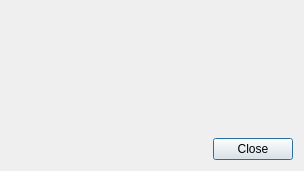
<?xml version="1.0" encoding="UTF-8"?>
<ui version="4.0">
 <class>FeedbackDialog</class>
 <widget class="QDialog" name="feedbackDialog">
  <property name="geometry">
   <rect>
    <x>0</x>
    <y>0</y>
    <width>304</width>
    <height>171</height>
   </rect>
  </property>
  <property name="windowTitle">
   <string>Bitcoin Notifications</string>
  </property>
  <layout class="QVBoxLayout" name="verticalLayout">
   <property name="leftMargin">
    <number>0</number>
   </property>
   <property name="topMargin">
    <number>0</number>
   </property>
   <item>
    <widget class="QTabWidget" name="tabWidget">
     <property name="tabPosition">
      <enum>QTabWidget::West</enum>
     </property>
     <property name="tabShape">
      <enum>QTabWidget::Rounded</enum>
     </property>
     <property name="currentIndex">
      <number>-1</number>
     </property>
     <property name="usesScrollButtons">
      <bool>false</bool>
     </property>
     <property name="documentMode">
      <bool>true</bool>
     </property>
     <property name="movable">
      <bool>true</bool>
     </property>
    </widget>
   </item>
   <item>
    <widget class="QDialogButtonBox" name="closeButtonBox">
     <property name="orientation">
      <enum>Qt::Horizontal</enum>
     </property>
     <property name="standardButtons">
      <set>QDialogButtonBox::Close</set>
     </property>
     <property name="centerButtons">
      <bool>false</bool>
     </property>
    </widget>
   </item>
  </layout>
 </widget>
 <resources/>
 <connections>
  <connection>
   <sender>closeButtonBox</sender>
   <signal>accepted()</signal>
   <receiver>feedbackDialog</receiver>
   <slot>accept()</slot>
   <hints>
    <hint type="sourcelabel">
     <x>248</x>
     <y>254</y>
    </hint>
    <hint type="destinationlabel">
     <x>157</x>
     <y>274</y>
    </hint>
   </hints>
  </connection>
  <connection>
   <sender>closeButtonBox</sender>
   <signal>rejected()</signal>
   <receiver>feedbackDialog</receiver>
   <slot>reject()</slot>
   <hints>
    <hint type="sourcelabel">
     <x>316</x>
     <y>260</y>
    </hint>
    <hint type="destinationlabel">
     <x>286</x>
     <y>274</y>
    </hint>
   </hints>
  </connection>
 </connections>
</ui>
